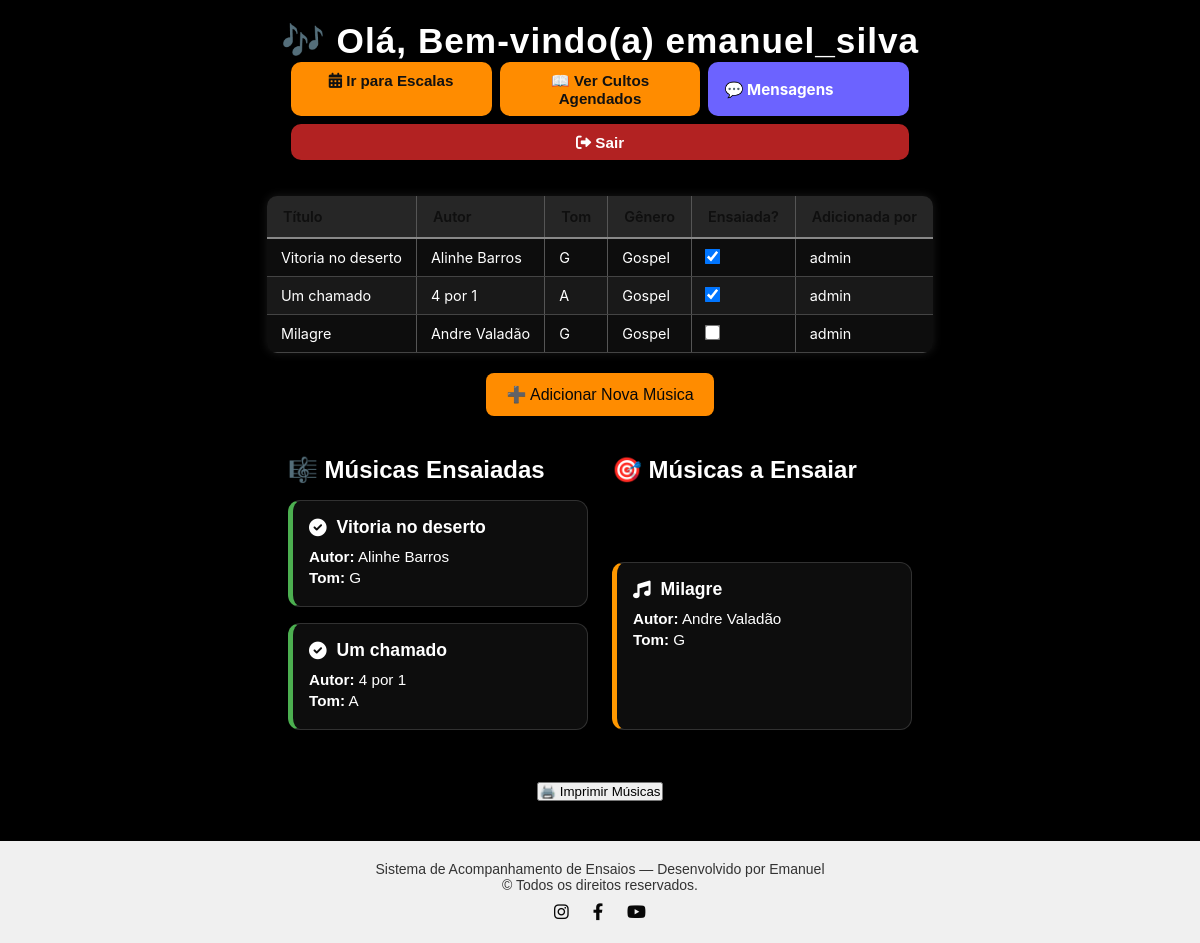
Screenshot of /musicas (signed in) with the database file from the repository.
### app.py (models this page shows)
class Usuario(UserMixin, db.Model):
    id = db.Column(db.Integer, primary_key=True)
    nome = db.Column(db.String(50), nullable=False)
    sobrenome = db.Column(db.String(50), nullable=False)
    telefone = db.Column(db.String(15), nullable=False)
    username = db.Column(db.String(50), unique=True, nullable=False)
    password = db.Column(db.String(128), nullable=False)
    role = db.Column(db.String(20), nullable=False, default="membro")
    pergunta_seguranca = db.Column(db.String(200), nullable=False)
    resposta_seguranca = db.Column(db.String(200), nullable=False)
    status = db.Column(db.String(20), nullable=False, default="pendente")

class Music(db.Model):
    musica_id = db.Column(db.Integer, primary_key=True)  # 🔹 Agora chamamos a coluna corretamente!
    titulo = db.Column(db.String(100), nullable=False)
    autor = db.Column(db.String(100), nullable=False)
    genero = db.Column(db.String(50), nullable=False)
    tom = db.Column(db.String(10), nullable=False)
    usuario_id = db.Column(db.Integer, db.ForeignKey('usuario.id'))
    ensaiada = db.Column(db.Boolean, default=False)
    data_ensaio = db.Column(db.DateTime)
    usuario = db.relationship('Usuario', backref='musicas')

### app.py (the view, shortened to what this page needs)
@app.route('/musicas', methods=['GET','POST'])
@login_required
def musicas():
    musicas_lista = Music.query.all()
    return render_template('musicas.html', musicas=musicas_lista)

### app.py (called while the page is built)
@login_manager.user_loader
def load_user(user_id):
    return db.session.get(Usuario, int(user_id))  # 🔹 Usa a sessão corretamente sem `with`

### templates/musicas.html (shortened to what this page needs)
<!DOCTYPE html>
<html lang="pt-BR">
<head>
  <link rel="stylesheet" href="{{ url_for('static', filename='musicas.css') }}" />
  <link rel="stylesheet" href="https://cdnjs.cloudflare.com/ajax/libs/font-awesome/6.0.0/css/all.min.css" />
</head>
<body>
  <header>
    <h1 class="efeito-aproximacao">🎶 Olá, Bem-vindo(a) {{ current_user.username }}</h1>
  </header>
  <div class="botoes-wrapper">
    <a href="{{ url_for('escala') }}" class="botao-escala"><i class="fa-solid fa-calendar-alt"></i> Ir para Escalas</a>
    <a href="{{ url_for('cultos') }}" class="botao-ver-cultos">📖 Ver Cultos Agendados</a>
    <button id="btnAbrirMensagens" class="botao-mensagens">💬 Mensagens</button>
    <a href="{{ url_for('logout') }}" class="botao-sair"><i class="fas fa-sign-out-alt"></i> Sair</a>
  </div>
<div id="cardMusicas">
  {% if musicas %}
      <form id="formMusicas">
        <div class="tabela-container">
         <table class="tabela">
          <thead>
            <tr>
              <th>Título</th>
              <th>Autor</th>
              <th>Tom</th>
              <th>Gênero</th>
              <th>Ensaiada?</th>
              <th>Adicionada por</th>
            </tr>
          </thead>
          <tbody id="tabelaMusicas">
            {% for musica in musicas %}
            <tr>
              <td>{{ musica.titulo }}</td>
              <td>{{ musica.autor }}</td>
              <td>{{ musica.tom }}</td>
              <td>{{ musica.genero }}</td>
              <td>
                <input type="checkbox" name="status_{{ musica.musica_id }}" {% if musica.ensaiada %}checked{% endif %}>
              </td>
              <td>{{ musica.usuario.nome if musica.usuario else "Desconhecido" }}</td>
            </tr>
            {% endfor %}
          </tbody>
        </table>
      </div>
    </form>
    {% else %}
      <p>📌 Nenhuma música cadastrada no momento.</p>
    {% endif %}
  </div>
    <div class="centraliza-botao-wrapper">
      <button id="btnAbrirModalAdicionarMusica" class="botao-adicionar-musica" type="button">
        ➕ Adicionar Nova Música
      </button>
    </div>
  <div class="duas-listas">
    <div class="lista-cards">
      <h2>🎼 Músicas Ensaiadas</h2>
      {% for musica in musicas %}
        {% if musica.ensaiada %}
        <div class="card-musica ensaiada" data-id="{{ musica.musica_id }}">
          <div class="card-header">
            <i class="fa-solid fa-check-circle"></i>
            <strong>{{ musica.titulo }}</strong>
          </div>
          <div class="card-body">
            <p><strong>Autor:</strong> {{ musica.autor }}</p>
            <p><strong>Tom:</strong> {{ musica.tom }}</p>
          </div>
        </div>
        {% endif %}
      {% endfor %}
    </div>
    <div class="lista-cards">
      <h2>🎯 Músicas a Ensaiar</h2>
      {% for musica in musicas %}
        {% if not musica.ensaiada %}
        <div class="card-musica a-ensaiar" data-id="{{ musica.musica_id }}">
          <div class="card-header">
            <i class="fa-solid fa-music"></i>
            <strong>{{ musica.titulo }}</strong>
          </div>
          <div class="card-body">
            <p><strong>Autor:</strong> {{ musica.autor }}</p>
            <p><strong>Tom:</strong> {{ musica.tom }}</p>
          </div>
        </div>
        {% endif %}
      {% endfor %}
    </div>
  </div>
      <div style="margin-top: 20px;">
        <button onclick="imprimirMusicas()" type="button" class="botao-imprimir">🖨️ Imprimir Músicas</button>
      </div>
  <footer class="rodape">
    <p>Sistema de Acompanhamento de Ensaios — Desenvolvido por Emanuel</p>
    <p>&copy; {{ current_year }} Todos os direitos reservados.</p>
    <div class="icones-sociais">
      <a href="https://www.instagram.com" target="_blank"><i class="fab fa-instagram"></i></a>
      <a href="https://www.facebook.com" target="_blank"><i class="fab fa-facebook-f"></i></a>
      <a href="https://www.youtube.com" target="_blank"><i class="fab fa-youtube"></i></a>
    </div>
  </footer>
</body>
</html>

### rows the page displays
Usuario: username "emanuel_silva"
Music: titulo "Vitoria no deserto", autor "Alinhe Barros", tom "G", genero "Gospel", ensaiada "☑", usuario "admin"
Music: titulo "Um chamado", autor "4 por 1", tom "A", genero "Gospel", ensaiada "☑", usuario "admin"
Music: titulo "Milagre", autor "Andre Valadão", tom "G", genero "Gospel", usuario "admin"
